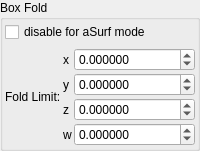
    <widget class="QGroupBox" name="groupBox">
     <property name="title">
      <string>Box Fold</string>
     </property>
     <layout class="QVBoxLayout" name="verticalLayout_4">
      <property name="leftMargin">
       <number>2</number>
      </property>
      <property name="topMargin">
       <number>2</number>
      </property>
      <property name="rightMargin">
       <number>2</number>
      </property>
      <property name="bottomMargin">
       <number>2</number>
      </property>
      <item>
       <widget class="MyCheckBox" name="checkBox_transf_function_enabled">
        <property name="text">
         <string notr="true">disable for aSurf mode</string>
        </property>
       </widget>
      </item>
      <item>
       <layout class="QGridLayout" name="gridLayout_64" columnstretch="0,0,1">
        <property name="spacing">
         <number>2</number>
        </property>
        <item row="1" column="1">
         <widget class="QLabel" name="label_116">
          <property name="text">
           <string notr="true">y</string>
          </property>
         </widget>
        </item>
        <item row="1" column="2">
         <widget class="MyDoubleSpinBox" name="spinbox4_transf_offset_1111_y">
          <property name="sizePolicy">
           <sizepolicy hsizetype="Minimum" vsizetype="Maximum">
            <horstretch>0</horstretch>
            <verstretch>0</verstretch>
           </sizepolicy>
          </property>
          <property name="prefix">
           <string/>
          </property>
          <property name="suffix">
           <string/>
          </property>
          <property name="decimals">
           <number>6</number>
          </property>
          <property name="minimum">
           <double>-99.989999999999995</double>
          </property>
          <property name="maximum">
           <double>99.989999999999995</double>
          </property>
          <property name="singleStep">
           <double>0.100000000000000</double>
          </property>
         </widget>
        </item>
        <item row="3" column="2">
         <widget class="MyDoubleSpinBox" name="spinbox4_transf_offset_1111_w">
          <property name="sizePolicy">
           <sizepolicy hsizetype="Minimum" vsizetype="Maximum">
            <horstretch>0</horstretch>
            <verstretch>0</verstretch>
           </sizepolicy>
          </property>
          <property name="prefix">
           <string/>
          </property>
          <property name="suffix">
           <string/>
          </property>
          <property name="decimals">
           <number>6</number>
          </property>
          <property name="minimum">
           <double>-99.989999999999995</double>
          </property>
          <property name="maximum">
           <double>99.989999999999995</double>
          </property>
          <property name="singleStep">
           <double>0.100000000000000</double>
          </property>
         </widget>
        </item>
        <item row="0" column="0" rowspan="4">
         <widget class="QLabel" name="label_95">
          <property name="text">
           <string>Fold Limit:</string>
          </property>
         </widget>
        </item>
        <item row="2" column="1">
         <widget class="QLabel" name="label_119">
          <property name="text">
           <string notr="true">z</string>
          </property>
         </widget>
        </item>
        <item row="0" column="1">
         <widget class="QLabel" name="label_118">
          <property name="text">
           <string notr="true">x</string>
          </property>
         </widget>
        </item>
        <item row="0" column="2">
         <widget class="MyDoubleSpinBox" name="spinbox4_transf_offset_1111_x">
          <property name="sizePolicy">
           <sizepolicy hsizetype="Minimum" vsizetype="Maximum">
            <horstretch>0</horstretch>
            <verstretch>0</verstretch>
           </sizepolicy>
          </property>
          <property name="prefix">
           <string/>
          </property>
          <property name="suffix">
           <string/>
          </property>
          <property name="decimals">
           <number>6</number>
          </property>
          <property name="minimum">
           <double>-99.989999999999995</double>
          </property>
          <property name="maximum">
           <double>99.989999999999995</double>
          </property>
          <property name="singleStep">
           <double>0.100000000000000</double>
          </property>
         </widget>
        </item>
        <item row="2" column="2">
         <widget class="MyDoubleSpinBox" name="spinbox4_transf_offset_1111_z">
          <property name="sizePolicy">
           <sizepolicy hsizetype="Minimum" vsizetype="Maximum">
            <horstretch>0</horstretch>
            <verstretch>0</verstretch>
           </sizepolicy>
          </property>
          <property name="prefix">
           <string/>
          </property>
          <property name="suffix">
           <string/>
          </property>
          <property name="decimals">
           <number>6</number>
          </property>
          <property name="minimum">
           <double>-99.989999999999995</double>
          </property>
          <property name="maximum">
           <double>99.989999999999995</double>
          </property>
          <property name="singleStep">
           <double>0.100000000000000</double>
          </property>
         </widget>
        </item>
        <item row="3" column="1">
         <widget class="QLabel" name="label_117">
          <property name="text">
           <string notr="true">w</string>
          </property>
         </widget>
        </item>
       </layout>
      </item>
     </layout>
    </widget>
